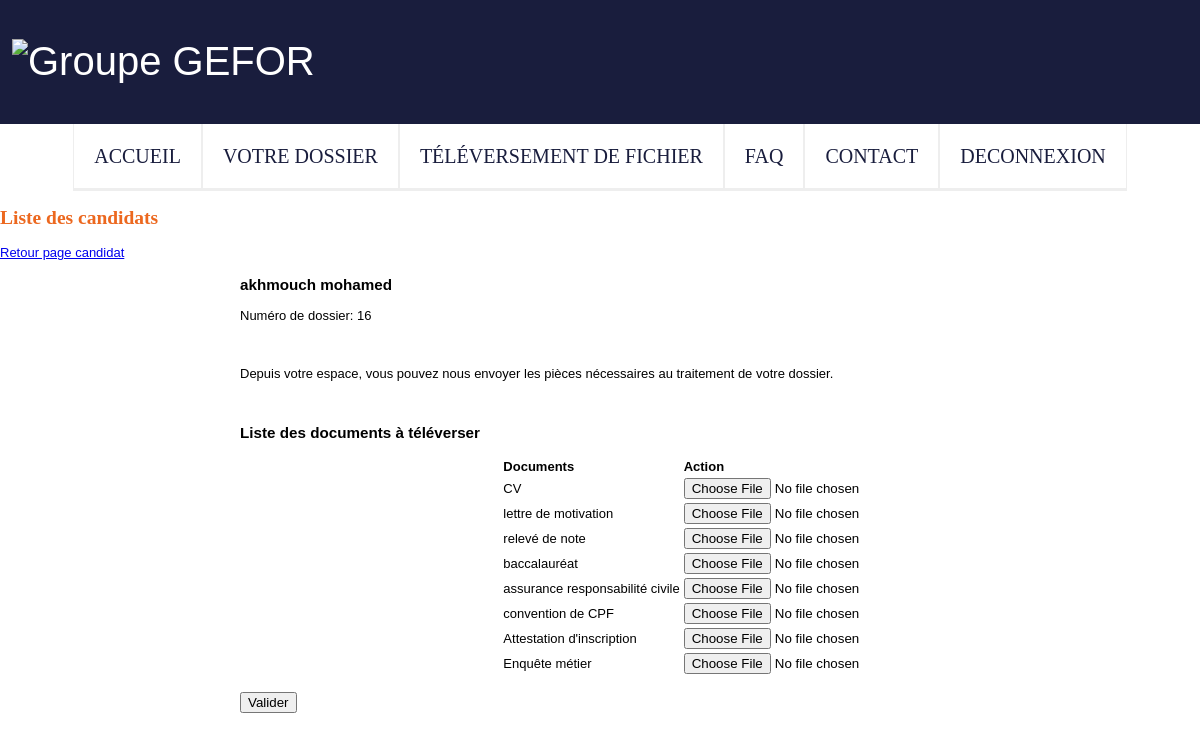
/dossier_candidat/televersement.php (signed in), run on the app's committed database.
### tables this page shows
CREATE TABLE IF NOT EXISTS `candidat` (
  `idcandidat` int(11) NOT NULL AUTO_INCREMENT,
  `nom_dusage` varchar(45) NOT NULL,
  `nom_jeunefille` varchar(255) DEFAULT NULL,
  `prenom` varchar(45) NOT NULL,
  `date_naissance` date DEFAULT NULL,
  `adresse` varchar(75) DEFAULT NULL,
  `cp` varchar(10) DEFAULT NULL,
  `ville` varchar(45) DEFAULT NULL,
  `email` varchar(45) NOT NULL,
  `tel` varchar(14) DEFAULT NULL,
  `nationalite` varchar(255) DEFAULT NULL,
  `reunion_info` tinyint(1) DEFAULT NULL,
  `elementdeclencheur` text,
  `objectif2` text,
  `objectif3` text,
  `objectif4` text,
  `objectif5` text,
  `objectif7` text,
  `objectif8` text,
  `pk_formation` text,
  `court` text,
  `moyen` text,
  `long_terme` text,
  `points_forts` text,
  `axe_progres` text,
  `charges_familiales` text,
  `soutien_entourage` tinyint(1) DEFAULT NULL,
  `avis_formatrice` text,
  `amenagement_parcours` text,
  `remarque_entretien` text,
  `motivations` varchar(45) DEFAULT NULL,
  `resultat_test` varchar(45) DEFAULT NULL,
  `avis_projet` varchar(45) DEFAULT NULL,
  `decision` varchar(45) DEFAULT NULL,
  `remarque_decision` text,
  `organisme_connu` text,
  `id_situation` int(11) DEFAULT NULL,
  `commentaire_situation` varchar(45) DEFAULT NULL,
  `id_formation` int(11) DEFAULT NULL,
  `id_session` int(11) DEFAULT NULL,
  `mot_de_passe` varchar(255) NOT NULL,
  `id_groupe` int(11) NOT NULL,
  `financeur` varchar(40) DEFAULT NULL,
  `prise_en_charge` tinyint(1) DEFAULT NULL,
  `date_ajout` date DEFAULT NULL,
  `date_modification` date DEFAULT NULL,
  `cursus_formulaire` int(11) DEFAULT NULL,
  PRIMARY KEY (`idcandidat`),
  KEY `idformation` (`id_formation`),
  KEY `idsituation_pro` (`id_situation`),
  KEY `id_session` (`id_session`),
  KEY `id_groupe` (`id_groupe`)
);

CREATE TABLE IF NOT EXISTS `document` (
  `id_document` int(11) NOT NULL AUTO_INCREMENT,
  `libellé` varchar(255) NOT NULL,
  PRIMARY KEY (`id_document`)
);

### dossier_candidat/televersement.php (the view, shortened to what this page needs)
<?php
require_once("../bdd/connect.php");
if($_SESSION['groupe']== 3){
    $query_type_doc="SELECT * FROM document;";
    $type_doc=$db->prepare($query_type_doc);
    $type_doc->execute();
    $liste_doc=$type_doc->fetchall();
}elseif($_SESSION['groupe']== 4){
    $query_type_doc="SELECT * FROM document WHERE libellé IN ('CV','lettre de motivation');";
    $type_doc=$db->prepare($query_type_doc);
    $type_doc->execute();
    $liste_doc=$type_doc->fetchall();
}
$id=$_SESSION['idcandidat'];
$query="SELECT nom_dusage,prenom FROM candidat WHERE idcandidat=$id;";
$candidat=$db->prepare($query);
$candidat->execute();
$liste=$candidat->fetch();
require_once("../header.php");
require_once("header_candidat.php");
?>
        <h2>Liste des candidats</h2>
            <p><a href="accueil_candidat.php">Retour page candidat</a></p>
        <main class="container">
            <div class="row">
                <section class="col-12">
<div class="champ">
    <h3><?= $liste['nom_dusage'].' '.$liste['prenom'];?></h3>
    <label>Numéro de dossier: <?= $_SESSION['idcandidat']; ?> </label><br><br><br>
    <p> Depuis votre espace, vous pouvez nous envoyer les pièces nécessaires au traitement de votre dossier.</p>
</div>
<div class="champ">
    <h3>Liste des documents à téléverser </h3>
    <form method="POST"  enctype="multipart/form-data">
                <table class="table" >
                    <thead>
                        <th>Documents</th>
                        <th>Action</th>
                    </thead>
                    <tbody>
                        <?php
                            foreach($liste_doc as $doc){
                        ?>
                            <tr>
                                <td><?= $doc['libellé']?></td>
                                <td><input required type="file" name="<?= $doc['id_document']?>"></td>
                            </tr>
                        <?php
                            }
                        ?>
                    </tbody>
                </table>
                <br>
                <input type="submit" name="chargement" value="Valider">
    </form>
</div>

### dossier_candidat/style.css (style rules this page uses)
body { font-family: 'Century Gothic', Calibri, sans-serif; font-size: 13px; margin: 0px; padding: 0px; }
.champ { margin-left: 20%; text-align: justify; padding: top 15px; padding-bottom: 15px; }
h2 { color: #ec681f; font-family: 'Playfair Display', serif; }
.table { display: table; margin: 0 auto; }

### data on the page
candidat: nom_dusage "akhmouch", prenom "mohamed"
document: libellé "CV"
document: libellé "lettre de motivation"
document: libellé "relevé de note"
document: libellé "baccalauréat"
document: libellé "assurance responsabilité civile"
document: libellé "convention de CPF"
document: libellé "Attestation d'inscription"
document: libellé "Enquête métier"

### other printed values
$_SESSION['idcandidat'] "16"
